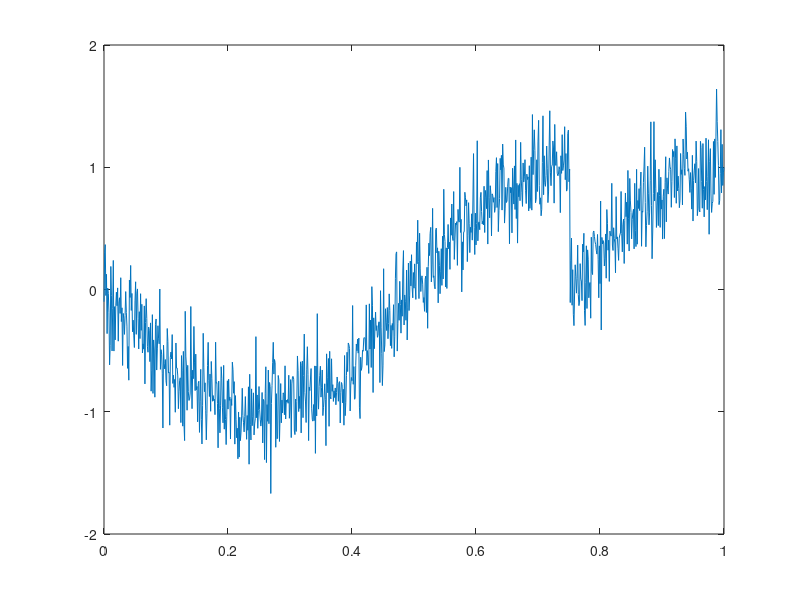
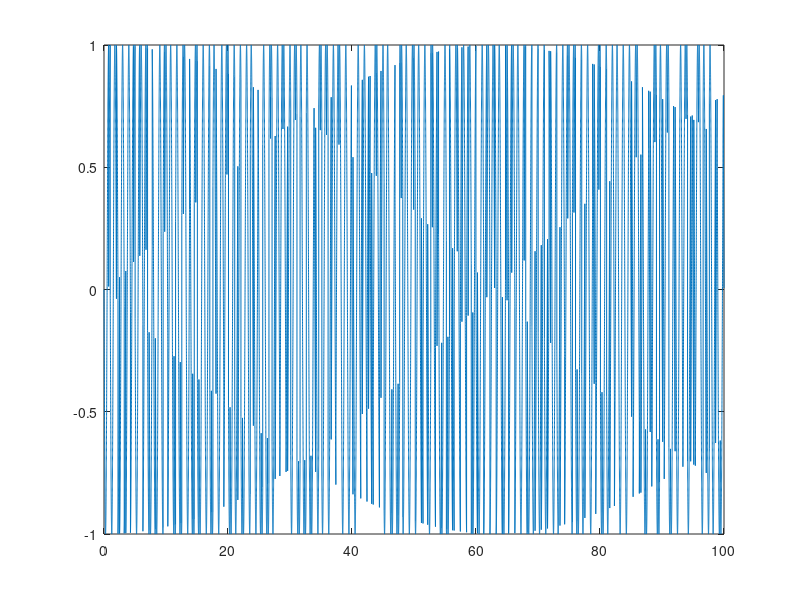
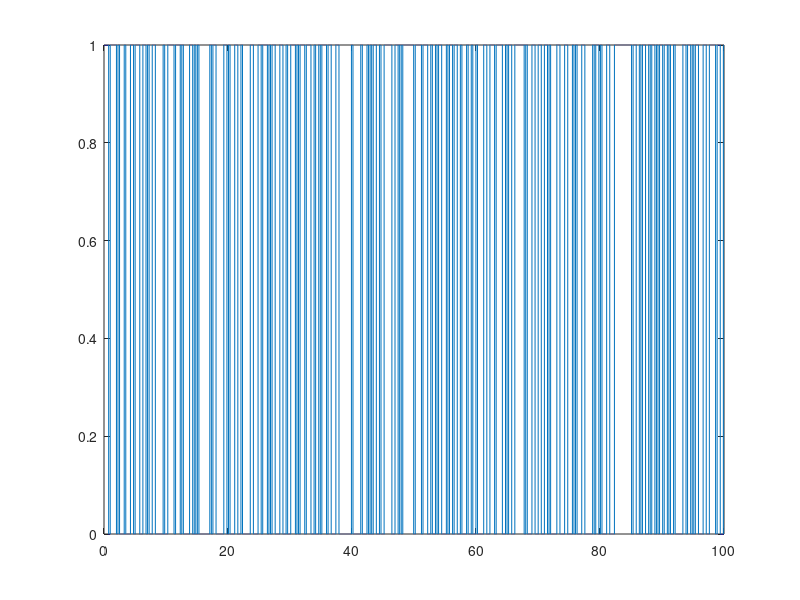

MATLAB code to generate these figures, in order: (Note: this script raises an error after producing the figures.)
% Establish Fs
Fs = 1000;

% Define Sampling Period
T = 1/Fs;

% Define Length of Signal in time (ms)
L = 100000; % Same as 1 second

% Number of samples per sine_wave
number_of_samples = 360;

% Create time array for symbols with sampling period
t = (0:L-1)*T;

% Binary signal
binary_signal = zeros(1,length(t));

% Output Y signal
y = zeros(1,length(t));

% Generate first random value
%rand_value = randi([0 1]);
rand_value = 1;

% Assign first random value to binary signal
binary_signal(1,1) = rand_value;

% FSK Center Frequencies
Fc1 = 1;
Fc2 = 10;

% Establish Bit Rate
Rb = 250;

% Number of Samples
num_samples = (Fs/Rb)*(L/Fs);

% Create Feature Matrix
feature_matrix = zeros(num_samples,6);

% Establish Baud Rate
Baud_rate = 250;

for i=1:(length(t))
    
    if(mod(i,(Fs/4)+1) == 0)
        rand_value = randi([0 1]);
        binary_signal(1,i) = rand_value;
            if(rand_value == 0)
                y(1,i) = cos(2*pi*t(1,i)*Fc1);
            else
                y(1,i) = cos((2*pi*t(1,i)*Fc1)+ pi/2);
            end

    else
            binary_signal(1,i) = rand_value;
            if(rand_value == 0)
                y(1,i) = cos(2*pi*t(1,i)*Fc1);
            else
                y(1,i) = cos((2*pi*t(1,i)*Fc1)+ pi/2);
            end
    end
end

% SNR to be kept while adding AWGN
SNR = 10;

%Add White Guassian Noise to signal
y_awgn = awgn(y,SNR,'measured');

figure(1)
plot(t(1:1001),y_awgn(1:1001))


figure(2)
plot(t,y)

figure(3)
plot(t,binary_signal)

% Create matrix for amplitude normalized
amplitude_normalized = zeros(1,length(t));

% Create matrix for normalized-centered instantaneous amplitude
normalized_centered_instantaneous_amplitude = zeros(1,length(t));

% Create matrix for unwrapped phase
unwrapped_phase = zeros(1,length(t));

% Create matrix for centered non linear instantaneous phase
centered_non_inear_instantaneous_phase = zeros(1,length(t));

% Create matrix for frequency at normalized value
normalized_frequency = zeros(1,length(t));

j = 0;

while j ~= num_samples

    average_instataneous_amplitude = 0;

    % Compute Average Instantaneous Amplitude
    for i=(j*Fs/4)+1:(j+1)*(Fs/4)
        average_instataneous_amplitude = abs(y_awgn(1,i)) + average_instataneous_amplitude;
    end

    average_instataneous_amplitude = (1/(Fs/4))*average_instataneous_amplitude;


    % Compute the Value of the Normalized Amplitude
    for i=(j*Fs/4)+1:(j+1)*(Fs/4)
        amplitude_normalized(1,i) = abs(y_awgn(1,i))/average_instataneous_amplitude;
    end

    % Compute the Value of the Centered Normalized Instantaneous Amplitude
    for i=(j*Fs/4)+1:(j+1)*(Fs/4)
        normalized_centered_instantaneous_amplitude(1,i) = amplitude_normalized(1,i)-1;
    end


    standard_deviation_instantaneous_amplitude = 0;
    sum_acn_squared = 0;
    sum_acn = 0;
    for i=(j*Fs/4)+1:(j+1)*(Fs/4)
        sum_acn_squared = sum_acn_squared + normalized_centered_instantaneous_amplitude(1,i).^2;
        sum_acn = sum_acn + abs(normalized_centered_instantaneous_amplitude(1,i));
    end

    sum_acn_squared = (1/Fs/4)*sum_acn_squared;
    sum_acn = ((1/Fs/4)*sum_acn).^2;
    standard_deviation_instantaneous_amplitude = sqrt(sum_acn_squared-sum_acn);

    feature_matrix(j+1,1) = standard_deviation_instantaneous_amplitude;

    % Compute the normalized-centered instantaneous amplitude of the intercepted signal
    gamma_max = fft(normalized_centered_instantaneous_amplitude,Fs/4).^2;

    feature_matrix(j+1,2) = max(gamma_max);
    
    % Find all frequencies
    %figure(4)
    %plot(t(1,1:Fs/4),(Fs/4)*abs(gamma_max),"LineWidth",3)

    % Declare the array for the unwrapped phase
    unwrapped_phase(1,(j*Fs/4)+1:(j+1)*(Fs/4)) = unwrap(y_awgn(1,(j*Fs/4)+1:(j+1)*(Fs/4)));


    % Compute the Value of the Centered Normalized Instantaneous Amplitude
    for i=(j*Fs/4)+1:(j+1)*(Fs/4)
        centered_non_inear_instantaneous_phase(1,i) = unwrapped_phase(1,i) - ((2*pi*(Fc1)*i)/Fs);
    end

    standard_deviation_instantaneous_phase = 0;

    % Compute the Value of the Centered Normalized Instantaneous Amplitude
    sum_unwrapped_squared = 0;
    sum_unwrapped = 0;
    for i=(j*Fs/4)+1:(j+1)*(Fs/4)
        sum_unwrapped_squared = sum_unwrapped_squared + centered_non_inear_instantaneous_phase(1,i).^2;
        sum_unwrapped = sum_unwrapped + abs(centered_non_inear_instantaneous_phase(1,i));
    end

    sum_unwrapped_squared = (1/Fs/4)*sum_unwrapped_squared;
    sum_unwrapped = (1/Fs/4)*sum_unwrapped;

    standard_deviation_instantaneous_phase = sqrt(sum_unwrapped_squared-sum_unwrapped);

    feature_matrix(j+1,3) = standard_deviation_instantaneous_phase;

    standard_deviation_direct_phase = 0;

    % Compute the Value of the Centered Normalized Instantaneous Amplitude
    sum_unwrapped_direct_squared = 0;
    sum_unwrapped_direct = 0;
    for i=(j*Fs/4)+1:(j+1)*(Fs/4)
        sum_unwrapped_direct_squared = sum_unwrapped_direct_squared + centered_non_inear_instantaneous_phase(1,i).^2;
        sum_unwrapped_direct = sum_unwrapped_direct + (centered_non_inear_instantaneous_phase(1,i));
    end

    sum_unwrapped_direct_squared = ((1/Fs/4)*sum_unwrapped_direct_squared);
    sum_unwrapped_direct = ((1/Fs/4)*sum_unwrapped_direct).^2;

    standard_deviation_direct_phase = sqrt(sum_unwrapped_direct_squared-sum_unwrapped_direct);

    feature_matrix(j+1,4) = standard_deviation_direct_phase;

    % Compute average frequency over sample, which will be the same over one
    % symbol
    sum_frequency = 0;
    for i=(j*Fs/4)+1:(j+1)*(Fs/4)
        sum_frequency = sum_frequency + (1/(Fs/4))*Fc1;
    end

    for i=(j*Fs/4)+1:(j+1)*(Fs/4)
        normalized_frequency(1,i) = (((Fc1-sum_frequency)/Rb)*Rb ) - Baud_rate;    
    end

    % Standard Deviation of Absolute Value of Instantaneous Frequency
    deviation_instantaneous_frequency = 0;

    % Compute the Value of the Centered Normalized Instantaneous Frequency
    sum_frequency_squared = 0;
    sum_frequency = 0;
    for i=(j*Fs/4)+1:(j+1)*(Fs/4)
        sum_frequency_squared = sum_frequency_squared + normalized_frequency(1,i).^2;
        sum_frequency = sum_frequency + abs(normalized_frequency(1,i));
    end

    sum_frequency_squared = ((1/Fs/4)*sum_frequency_squared);
    sum_frequency = ((1/Fs/4)*sum_frequency).^2;

    deviation_instantaneous_frequency = sqrt(sum_frequency_squared-sum_frequency);

    feature_matrix(j+1,5) = deviation_instantaneous_frequency;

    feature_matrix(j+1,6) = 5;

    j = j + 1;
end

writematrix(feature_matrix,'psk2_test_data.xls')

